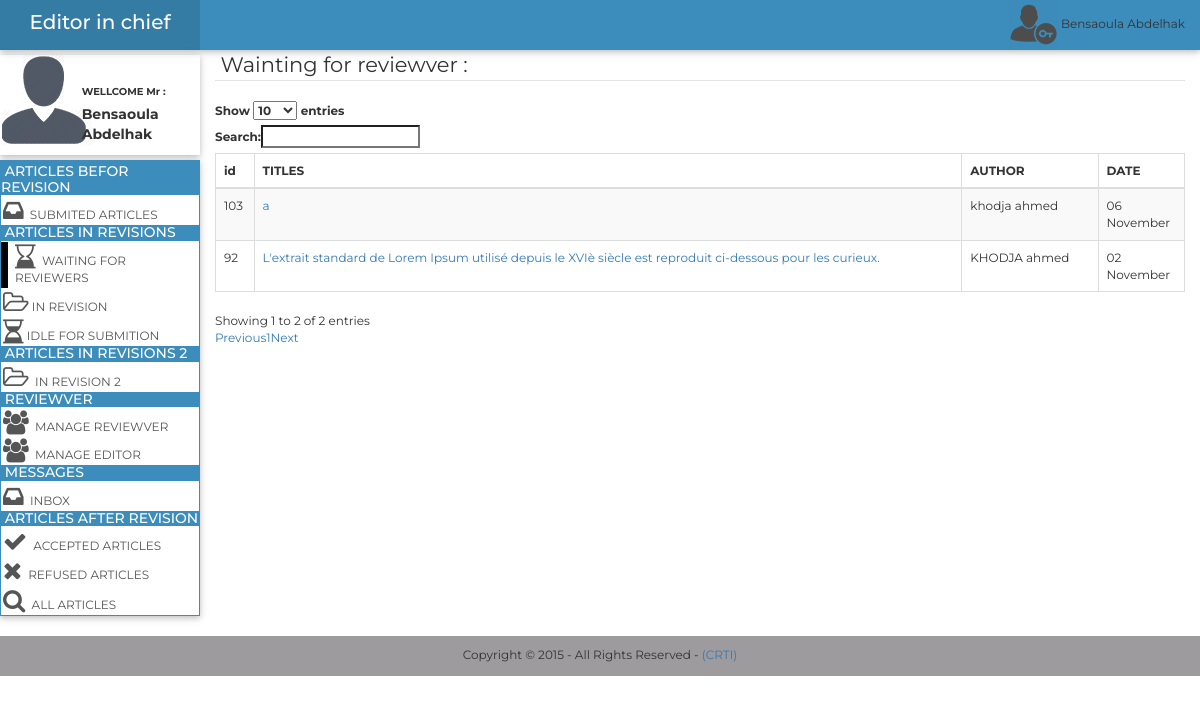
/Editor-in-chief/index2.php?t=w_r (signed in), run on the app's committed database.
### tables this page shows
CREATE TABLE `article` (
  `etiquette` varchar(255) DEFAULT NULL,
  `id` int(11) NOT NULL AUTO_INCREMENT,
  `author` int(11) NOT NULL,
  `title` mediumtext NOT NULL,
  `type` varchar(255) NOT NULL,
  `area` varchar(255) NOT NULL,
  `abstract` text NOT NULL,
  `keywords` text NOT NULL,
  `date` datetime NOT NULL,
  `state` varchar(255) NOT NULL,
  `cle` varchar(255) NOT NULL,
  PRIMARY KEY (`id`),
  KEY `author` (`author`),
  CONSTRAINT `author` FOREIGN KEY (`author`) REFERENCES `personne` (`id`) ON DELETE CASCADE ON UPDATE CASCADE
);

CREATE TABLE `personne` (
  `id` int(11) NOT NULL AUTO_INCREMENT,
  `fname` varchar(255) NOT NULL,
  `mname` varchar(255) DEFAULT NULL,
  `lname` varchar(255) NOT NULL,
  `affiliation` varchar(255) NOT NULL,
  `adresse` varchar(255) NOT NULL,
  `city` varchar(255) NOT NULL,
  `state` varchar(255) NOT NULL,
  `contry` varchar(255) NOT NULL,
  `pcode` varchar(10) NOT NULL,
  `email` varchar(255) NOT NULL,
  `phone` varchar(20) DEFAULT NULL,
  `fax` varchar(20) DEFAULT NULL,
  `password` varchar(255) NOT NULL,
  `date` datetime DEFAULT NULL,
  `title` varchar(255) NOT NULL,
  `grade` varchar(255) NOT NULL,
  PRIMARY KEY (`id`),
  UNIQUE KEY `email` (`email`)
);

### Editor-in-chief/index2.php (the view, shortened to what this page needs)
<?php
$contenu='';
$id_editor=1;
if(isset($_GET['t'])){
    include_once("../../../php/cnx.php");
if($_GET['t']=='w_r') {
    $sql="SELECT id,article,file, DATE_FORMAT(date, '%d %M') as date FROM state_editor WHERE editor=".$id_editor." AND etat='Waiting Review'";
    $select = $conn->query($sql);
    if ($select->num_rows!=0) {
        $contenu=$contenu. "
<div id=\"contenu\">
<legend> &nbsp;Wainting for reviewver :</legend>
<table id=\"table\" class=\"table table-striped table-bordered\" cellspacing=\"0\" width=\"100%\">
 <thead>
            <tr>
                <th width='5%'>id</th>
                <th>TITLES</th>
                <th width='15%'>AUTHOR</th>
                <th width='10%'>DATE</th>
                  </tr>
        </thead>
		<tbody>
";
        while($row = $select->fetch_assoc()){
            $select2 = $conn->query("SELECT id,title,author FROM article WHERE id=".$row['article']);
            $row2 = $select2->fetch_assoc();
            $select3 = $conn->query("SELECT fname,lname FROM personne WHERE id=".$row2['author']);
            $row3 = $select3->fetch_assoc();
           $contenu=$contenu. "
	   <tr>
                <td>". $row2['id']."</td>
                <td><a  onclick=\"window.open(this.href); return false;\"   href=\"php/wait_rev.php?idar=".$row['article']."&et_e=".$row['id']."&idau=".$row2['author']."\">". $row2['title']."</a></td>
                <td>". $row3['fname']." ".$row3['lname']."</td>
                <td>". $row['date']."</td>
            </tr>
  ";
        }
        $contenu=$contenu."</tbody></table></div>";
    }else{
        $contenu=$contenu."<legend> &nbsp;Wainting for reviewver :</legend><div class= 'vide'><p class='text-center '>No Items Found</p></div>";
    }
}
}
?>
<!doctype html>
<html xmlns="http://www.w3.org/1999/html" xmlns="http://www.w3.org/1999/html">
<head>
    <link href="../../../bootstrap/css/bootstrap.min.css" rel="stylesheet" type="text/css">
    <link rel="stylesheet" href="css/font-awesome.css" type="text/css" />
    <link href="https://cdn.datatables.net/1.10.10/css/dataTables.bootstrap.min.css" rel="stylesheet" type="text/css">
    <link href="css/index2.css" rel="stylesheet" type="text/css">
</head>
<body>
<div class="container-fluid">
    <div class="row bann">
        <div class="col-sm-2 logo">
            <a class="no_color" href="index2.php?t=sub"> <p class="text-center">Editor in chief</p></a>
        </div>
        <div class="col-sm-10 bn">
<div class="pull-right">
    <a class="no_color" href="php/log-out.php"><img src="images/user.png"><?php echo  " ".$_SESSION['editor_in_chief_fname']." ". $_SESSION['editor_in_chief_lname']; ?></a>
</div>
        </div>
    </div>
    <row class="row menu_row">
        <div class="col-sm-2 menu">
            <div class="row profile">
                <div class="col-sm-4 pading_left">
                    <img src="images/profile.png" id="profile">
                </div>
                <div class="col-sm-7 pading_profile text_moyen">
                    <div class="form-group">
                        <div class="row min_height">
                            <label class="col-lg-12 control-label no_padding" for="text">WELLCOME Mr :  </label>
                        </div>
                        <div class="row min_height">
                            <label class="col-lg-12 control-label no_padding text_label font_14" for="text"><?php echo  $_SESSION['editor_in_chief_fname']." ". $_SESSION['editor_in_chief_lname']; ?> </label>
                        </div>
                    </div>
                </div>
            </div>
            <div class="row menu">
            <div class="panel panel-info panel_perso">
                <div class=" head_perso panel-heading ">
                    <h3 class="panel-title font_14">&nbsp;ARTICLES BEFOR REVISION</h3>
                </div>
                <div class="list-group">
                    <li <?php if(isset($_GET['t'])){ if($_GET['t']=='sub') {echo " class=\"selected\"";}}  ?>>
                    <a href="index2.php?t=sub" id="track" class="list-group-item liste_perso font-12 ">
                        <i class ="fa fa-inbox fa-2x  "></i>&nbsp; SUBMITED ARTICLES
                    </a>
                    </li>
                </div>
                <div class="panel-heading head_perso">
                    <h3 class="panel-title font_14">&nbsp;ARTICLES IN REVISIONS</h3>
                </div>
                <div class="list-group">
                    <li<?php if(isset($_GET['t'])){ if($_GET['t']=='w_r') {echo " class=\"selected\"";}}  ?>>
                    <a href="index2.php?t=w_r" class="list-group-item liste_perso">
                        <i class ="fa  fa-hourglass-end fa-2x "></i>	  &nbsp;WAITING FOR REVIEWERS
                    </a></li>
                    <li <?php if(isset($_GET['t'])){ if($_GET['t']=='u_r') {echo " class=\"selected\"";}}  ?>>
                    <a href="index2.php?t=u_r"  class="list-group-item liste_perso">
                        <i class ="fa  fa-folder-open-o fa-2x "></i>&nbsp;IN REVISION
                    </a>
                    </li>
                    <li <?php if(isset($_GET['t'])){ if($_GET['t']=='i_s') {echo " class=\"selected sp\"";}}  ?>>
                    <a href="index2.php?t=i_s"  class="list-group-item liste_perso">
                        <i class ="fa   fa-hourglass-2 fa-2x "></i>&nbsp;IDLE FOR SUBMITION
                    </a>
                    </li>
                </div>
                <div class="panel-heading head_perso">
                    <h3 class="panel-title font_14">&nbsp;ARTICLES IN REVISIONS 2</h3>
                </div>
                <div class="list-group">
                    <li <?php if(isset($_GET['t'])){ if($_GET['t']=='r2') {echo " class=\"selected sp\"";}}  ?>>
                <a href="index2.php?t=r2" class="list-group-item liste_perso" id="edit">
                    <i class ="fa  fa-folder-open-o fa-2x "></i>&nbsp; IN REVISION 2
                </a>
                    </li>
                </div>
                <div class="panel-heading head_perso">
                    <h3 class="panel-title font_14">&nbsp;REVIEWVER</h3>
                </div>
                <div class="list-group">
                <a href="php/ma_rev.php" class="list-group-item liste_perso" >
                    <i class ="fa   fa-users fa-2x "></i>&nbsp; MANAGE REVIEWVER
                </a>
                    <a href="php/ma_editor.php" class="list-group-item liste_perso" >
                        <i class ="fa   fa-users fa-2x "></i>&nbsp; MANAGE EDITOR
                    </a>
                </div>
                <div class="panel-heading head_perso">
                    <h3 class="panel-title font_14">&nbsp;MESSAGES</h3>
                </div>
                <div class="list-group">
                    <a href="#" class="list-group-item liste_perso">
                        <i class ="fa  fa-inbox fa-2x "></i>	  &nbsp;INBOX
                    </a>
                </div>
                <div class="panel-heading head_perso">
                    <h3 class="panel-title font_14">&nbsp;ARTICLES AFTER REVISION</h3>
                </div>
                <div class="list-group">
                    <li <?php if(isset($_GET['t'])){ if($_GET['t']=='acc_ar') {echo " class=\"selected\"";}}  ?>>
                    <a href="index2.php?t=acc_ar" class="list-group-item liste_perso">
                        <i class ="fa fa-check fa-2x "></i>	  &nbsp;ACCEPTED ARTICLES
                    </a></li>
                    <li <?php if(isset($_GET['t'])){ if($_GET['t']=='ref_ar') {echo " class=\"selected\"";}}  ?>>
                    <a href="index2.php?t=ref_ar" class="list-group-item liste_perso">
                        <i class ="fa   fa-close fa-2x "></i>	  &nbsp;REFUSED ARTICLES
                    </a><li <?php if(isset($_GET['t'])){ if($_GET['t']=='all_ar') {echo " class=\"selected\"";}}  ?>>
                    <a href="index2.php?t=all_ar" class="list-group-item liste_perso">
                        <i class ="fa   fa-search fa-2x "></i>	  &nbsp;ALL ARTICLES
                    </a>
                    </li>
                </div>
            </div>
            </div>
        </div>
        <div class="col-sm-10">
<?php echo $contenu ?>
        </div>
    </row>
</div>
<footer class=" footer_perso">
    <p class="text-center">Copyright &copy; 2015 - All Rights Reserved - <a href="http://www.csc.dz">(CRTI)</a></p>
</footer>
</body>
</html>

### Editor-in-chief/css/index2.css (style rules this page uses)
body { font-family:Montserrat; font-size: 12px; height: 100%; min-height: 500px; position: relative; }
.logo { background-color: #357CA5; height: 50px; line-height:2.2; color: #ffffff; font-size: 20px; font-weight: 500; font-family:Montserrat; }
.bn { background-color: #3C8DBC; height: 50px; }
.menu { padding: 0; padding-top: 5px; margin: 0; }
.menu_row { display: inherit ; }
.panel_perso { border-radius: 0px; box-shadow: 0 2px 5px 0 rgba(0, 0, 0, 0.16), 0 2px 10px 0 rgba(0, 0, 0, 0.12) }
.head_perso { border-radius: 0px; padding: 0px; }
.liste_perso { padding: 2px; color:inherit; border: 0px; }
.font_14 { font-size: 14px; }
.panel-info > .panel-heading { background-color: #3C8DBC; border-color:#FFFFFF ; color: #FFFFFF; }
.list-group-item:last-child { border-bottom-left-radius: 0px; border-bottom-right-radius: 0px; margin-bottom: 0; }
.panel-info { border-color: #3C8DBC; }
.profile { height: 100px; padding: 0; margin: 0; -webkit-box-shadow: 2px 0px 1px #D0CDCD; box-shadow: 0 2px 5px 0 rgba(0, 0, 0, 0.16), 0 2px 10px 0 rgba(0, 0, 0, 0.12) }
.text_moyen { font-size: 10px; }
.pading_profile { padding-top: 30px; }
.pading_left { padding-left: 2px; margin-right: 10px; }
.no_padding { padding: 0px; padding-left: 5px; }
.footer_perso { height: 40px; background-color: rgba(10, 5, 13, 0.4); padding-top: 10px; width: 100%; bottom: 0; }
html { height: 100%; }
.selected { padding-left: 5px; border-left: 7px solid; border-left-color: #060506; }
li { list-style-type: none; }
.bann { -webkit-box-shadow: 2px 0px 1px #D0CDCD; box-shadow: 0 2px 5px 0 rgba(0, 0, 0, 0.16), 0 2px 10px 0 rgba(0, 0, 0, 0.12); }
#contenu { min-height: 565px; }
.no_color { color:inherit; text-decoration:none; }

### data on the page
article: id "92", title "L'extrait standard de Lorem Ipsum utilisé depuis le XVIè siècle est reproduit ci-dessous pour les curieux."
personne: fname "KHODJA", lname "ahmed"
article: id "103", title "a"
personne: fname "khodja", lname "ahmed"

### other printed values
$_SESSION['editor_in_chief_fname'] "Bensaoula"
$_SESSION['editor_in_chief_lname'] "Abdelhak"
$row['date'] "02 November 06 November"
